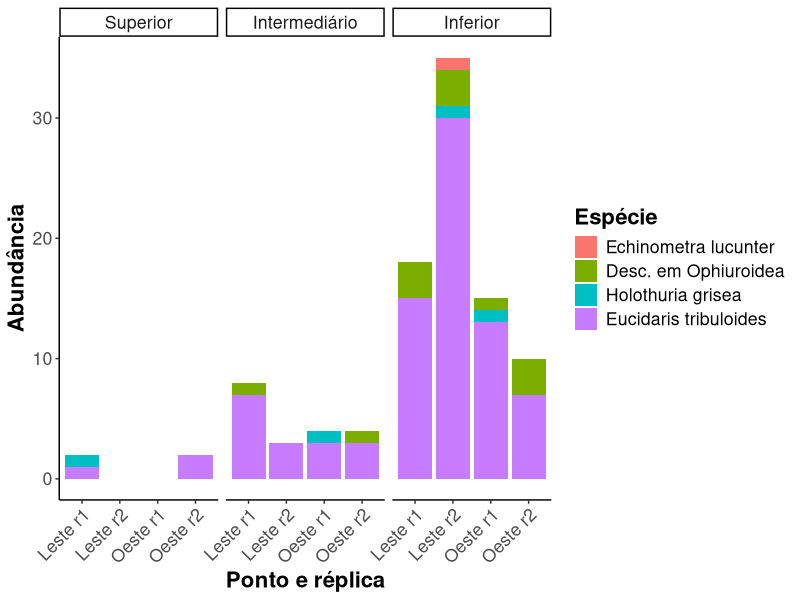

Reproduce this figure in R.
library(tidyverse)
library(ggpubr)


df <- read.csv("ouriquinho.csv")


df_long <- df %>%
  pivot_longer(
    cols = c("satelite", "ourico", "ofiuridio", "pepino"),
    names_to = "Especie",
    values_to = "Abundancia"
  ) %>%
  mutate(
    estrato = fct_relevel(
      estrato,
      c("praia_superior", "meio", "oceano_inferior")
    ),
    Especie = fct_relevel(
      Especie,
      c("ourico", "ofiuridio", "pepino", "satelite" )
    ),
    eixo = interaction(estrato, ponto, replica, sep = "_"),
    ponto = fct_relevel(
      ponto,
      c("direita", "esquerda")
    )
  ) %>%
  mutate(
    eixo = factor(eixo, levels = unique(eixo)
    )
  ) %>% 
  mutate(
    estrato = fct_recode(
      estrato,
      "Superior" = "praia_superior",
      "Intermediário" = "meio",
      "Inferior" = "oceano_inferior",
    ),
    ponto = fct_recode(
      ponto,
      "Leste" = "direita",
      "Oeste" = "esquerda"
    ),
    Especie = fct_recode(
      Especie,
      "Eucidaris tribuloides" = "satelite",
      "Echinometra lucunter" = "ourico",
      "Desc. em Ophiuroidea" = "ofiuridio",
      "Holothuria grisea" = "pepino"
    ),
    label = interaction(ponto, replica, sep = " ")
  )


plot <- 
  ggplot(
    df_long, 
    aes(
      x = eixo, 
      y = Abundancia, fill = Especie
    )
  ) +
  geom_bar(stat = "identity", position = "stack") +
  facet_wrap(~estrato, scales = "free_x") +
  theme_classic() +
  theme(axis.text.x = element_text(angle = 45, vjust = 1, hjust = 1)) +
  scale_x_discrete(labels = function(x) df_long$label[match(x, df_long$eixo)]) +
  # Colocar legenda em negrito
  theme(
    legend.title = element_text(face = "bold"),
    axis.title = element_text(face = "bold"),
    text = element_text(size = 16)
  ) +
  labs(
    x = "Ponto e réplica",
    y = "Abundância",
    fill = "Espécie"
  )

ggsave(
  "figuras/abundancia_ouricos_estratos.png",
  plot,
  width = 10,
  height = 6
)

# somar bichos
df_summarised <- df_long %>%
  group_by(Especie) %>%
  summarise(
    abundancia_individual = sum(Abundancia)) %>%
  ungroup() %>%
  mutate(
    abundancia_total = sum(abundancia_individual),
    abundancia_relativa = abundancia_individual / abundancia_total
  )

df_summarised <- df_long %>%
  group_by(estrato) %>%
  summarise(
    abundancia_individual = sum(Abundancia)) %>%
  ungroup() %>%
  mutate(
    abundancia_total = sum(abundancia_individual),
    abundancia_relativa = abundancia_individual / abundancia_total
  )
